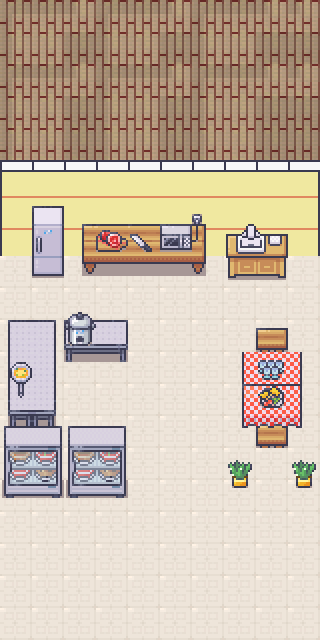

A 2D game scene composited from a Tiled map and its tileset images. What follows is a short description and the map's XML, with each tile layer's data collapsed to a summary:
An orthogonal 10x20 tile map with 32x32 px tiles, 7 tile layers (Floor, Wall, Roof, Chairs, ...), 2 tilesets.

<map version="1.10" tiledversion="1.10.2" orientation="orthogonal" renderorder="right-down" width="10" height="20" tilewidth="32" tileheight="32" infinite="0" nextlayerid="8" nextobjectid="1">
 <tileset firstgid="1" name="Room_Builder_32x32" tilewidth="32" tileheight="32" tilecount="8284" columns="76">
  <image source="Room_Builder_32x32.png" width="2432" height="3488" />
 </tileset>
 <tileset firstgid="8285" name="Interiors_32x32" tilewidth="32" tileheight="32" tilecount="17024" columns="16">
  <image source="Interiors_32x32.png" width="512" height="34048" />
 </tileset>
 <layer id="1" name="Floor" width="10" height="20">
  <data>[200 cells, 200 non-empty, 1 distinct tile ids]</data>
 </layer>
 <layer id="2" name="Wall" width="10" height="20">
  <data>[200 cells, 30 non-empty, 3 distinct tile ids]</data>
 </layer>
 <layer id="3" name="Roof" width="10" height="20">
  <data>[200 cells, 60 non-empty, 7 distinct tile ids]</data>
 </layer>
 <layer id="4" name="Chairs" width="10" height="20">
  <data>[200 cells, 2 non-empty, 1 distinct tile ids]</data>
 </layer>
 <layer id="5" name="Furniture" width="10" height="20">
  <data>[200 cells, 42 non-empty, 36 distinct tile ids]</data>
 </layer>
 <layer id="6" name="Objects" width="10" height="20">
  <data>[200 cells, 24 non-empty, 18 distinct tile ids]</data>
 </layer>
 <layer id="7" name="Food" width="10" height="20">
  <data>[200 cells, 1 non-empty, 1 distinct tile ids]</data>
 </layer>
</map>
